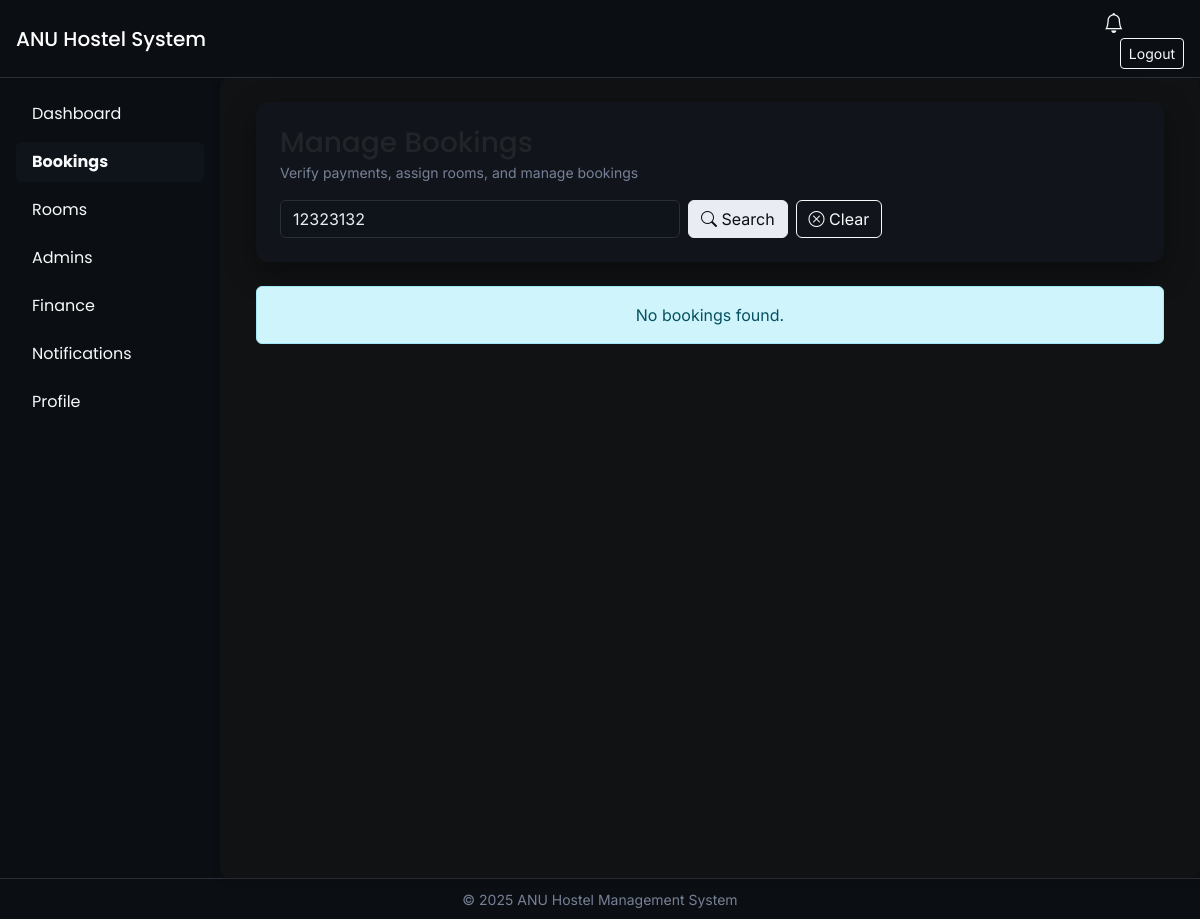
Page /manage-bookings/?search=12323132 (signed in) on the earlier database version.
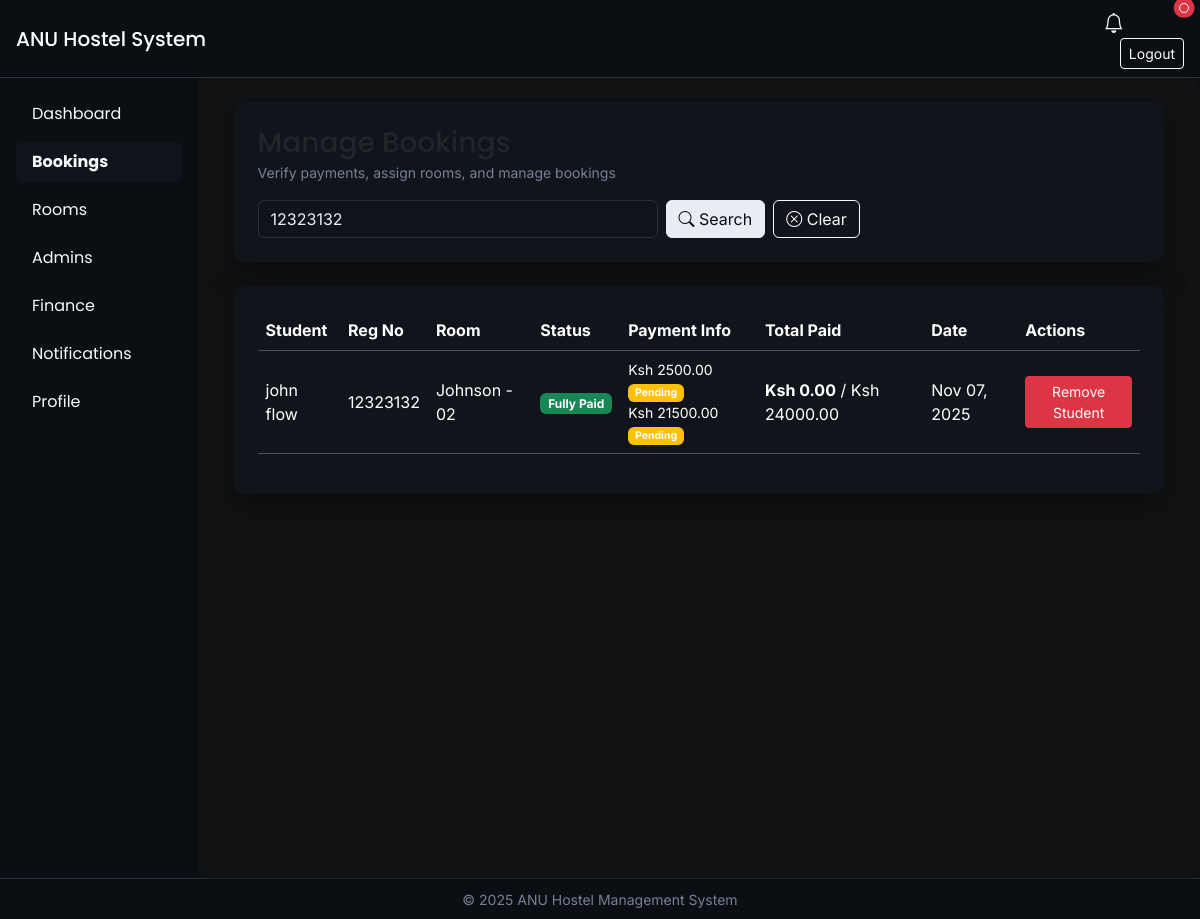
Same page on the later database version.
### core/models.py (models this page shows, shortened)
class Booking(models.Model):
    STATUS_CHOICES = [
        ('prebooked', 'Pre-booked'),
        ('paid', 'Fully Paid'),
        ('expired', 'Expired'),
    ]
    student = models.ForeignKey(Student, on_delete=models.CASCADE, related_name='bookings')
    room = models.ForeignKey(Room, on_delete=models.SET_NULL, null=True, blank=True)
    date_booked = models.DateTimeField(auto_now_add=True)
    status = models.CharField(max_length=20, choices=STATUS_CHOICES, default='prebooked')
    expiry_date = models.DateField(null=True, blank=True)
    def get_total_paid(self):
        return sum(p.amount for p in self.payments.filter(verified=True))
    def get_total_paid_all(self):
        return sum(p.amount for p in self.payments.all())
    def get_total_due(self):
        if self.room:
            return self.room.price
        return 0

class Student(models.Model):
    user = models.OneToOneField(User, on_delete=models.CASCADE)
    reg_no = models.CharField(max_length=50, unique=True)
    phone = models.CharField(max_length=15, blank=True, null=True)
    course = models.CharField(max_length=100, blank=True, null=True)
    year_of_study = models.CharField(max_length=20, blank=True, null=True)
    gender = models.CharField(max_length=10, blank=True, null=True)

class Room(models.Model):
    hostel = models.ForeignKey(Hostel, on_delete=models.CASCADE, related_name='rooms')
    room_number = models.CharField(max_length=10)
    capacity = models.PositiveIntegerField(default=2)
    is_vacant = models.BooleanField(default=True)
    price = models.DecimalField(max_digits=10, decimal_places=2, default=24000)
    description = models.TextField(blank=True, null=True)
    def get_occupied_count(self):
        from django.apps import apps
        Booking = apps.get_model('core', 'Booking')
        return Booking.objects.filter(room=self, status__in=['prebooked', 'paid']).count()

class Hostel(models.Model):
    GENDER_CHOICES = [
        ('Male', 'Male'),
        ('Female', 'Female'),
    ]
    ROOM_TYPE_CHOICES = [
        ('Type 1', 'Type 1'),
        ('Ensuite', 'Ensuite'),
        ('Regular', 'Regular'),
    ]
    name = models.CharField(max_length=100)
    gender = models.CharField(max_length=10, choices=GENDER_CHOICES, default='Male')
    type = models.CharField(max_length=20, choices=ROOM_TYPE_CHOICES, default='Regular')
    description = models.TextField(blank=True, null=True)

class Payment(models.Model):
    booking = models.ForeignKey(Booking, on_delete=models.CASCADE, related_name='payments')
    amount = models.DecimalField(max_digits=10, decimal_places=2)
    date_paid = models.DateTimeField(auto_now_add=True)
    payment_type = models.CharField(max_length=20, choices=[
        ('prepayment', 'Prepayment'),
        ('full', 'Full Payment'),
    ])
    verified = models.BooleanField(default=False)

### core/views.py (the view, shortened to what this page needs)
# urls.py: path('manage-bookings/', views.manage_bookings, name='manage_bookings'),
@login_required
def manage_bookings(request):
    if not request.user.is_staff:
        return redirect('student_dashboard')
    bookings = Booking.objects.select_related('student', 'room', 'room__hostel').prefetch_related('payments').order_by('-date_booked')
    all_rooms = Room.objects.select_related('hostel').order_by('hostel__name', 'room_number')
    search_query = request.GET.get('search', '')
    if search_query:
        bookings = bookings.filter(
            Q(student__user__first_name__icontains=search_query) |
            Q(student__user__last_name__icontains=search_query) |
            Q(student__reg_no__icontains=search_query) |
            Q(student__user__username__icontains=search_query)
        )
    context = {
        'bookings': bookings,
        'all_rooms': all_rooms,
        'search_query': search_query,
    }
    return render(request, 'manage_bookings.html', context)

### core/context_processors.py (called while the page is built, shortened)
def notification_context(request):
    if request.user.is_authenticated:
        return {
            'user_notifications': [],
            'unread_notifications_count': 0,
            'can_view_roommates': False,
        }
    return {
        'user_notifications': [],
        'unread_notifications_count': 0,
        'can_view_roommates': False,
    }

### core/templates/manage_bookings.html (shortened to what the changed rows need)
{% extends 'base.html' %}
{% block content %}
<div class="container-fluid">
    <div class="card p-4 mb-4">
        <div class="d-flex justify-content-between align-items-center">
        </div>
        <div class="mt-3">
        </div>
    </div>
    {% if bookings %}
        <div class="card p-4">
            <div class="table-responsive">
                <table class="table table-dark table-hover align-middle">
                    <thead>
                        <tr>
                            <th>Student</th>
                            <th>Reg No</th>
                            <th>Room</th>
                            <th>Status</th>
                            <th>Payment Info</th>
                            <th>Total Paid</th>
                            <th>Date</th>
                            <th>Actions</th>
                        </tr>
                    </thead>
                    <tbody>
                        {% for booking in bookings %}
                            <tr>
                                <td>{{ booking.student.user.get_full_name }}</td>
                                <td>{{ booking.student.reg_no }}</td>
                                <td>
                                    {% if booking.room %}
                                        {{ booking.room.hostel.name }} - {{ booking.room.room_number }}
                                    {% else %}
                                        <span class="text-muted">No room assigned</span>
                                    {% endif %}
                                </td>
                                <td>
                                    {% if booking.status == 'paid' %}
                                        <span class="badge bg-success">Fully Paid</span>
                                    {% elif booking.status == 'prebooked' %}
                                        <span class="badge bg-warning text-dark">Pre-booked</span>
                                    {% else %}
                                        <span class="badge bg-secondary">Expired</span>
                                    {% endif %}
                                </td>
                                <td>
                                    {% if booking.payments.exists %}
                                        <small>
                                            {% for payment in booking.payments.all %}
                                                <div>Ksh {{ payment.amount|floatformat:2 }}
                                                    {% if payment.verified %}
                                                        <span class="badge bg-success">✓</span>
                                                    {% else %}
                                                        <span class="badge bg-warning">Pending</span>
                                                    {% endif %}
                                                </div>
                                            {% endfor %}
                                        </small>
                                    {% else %}
                                        <span class="text-muted">No payments</span>
                                    {% endif %}
                                </td>
                                <td>
                                    <strong>Ksh {{ booking.get_total_paid|floatformat:2 }}</strong> /
                                    Ksh {{ booking.get_total_due|floatformat:2|default:"0.00" }}
                                </td>
                                <td>{{ booking.date_booked|date:"M d, Y" }}</td>
                                <td>
                                    <div class="btn-group-vertical btn-group-sm" role="group">
                                        {% if booking.status == "prebooked" %}
                                            {% if booking.payments.exists %}
                                                {% for payment in booking.payments.all %}
                                                    {% if not payment.verified %}
                                                        <form method="POST" class="mb-1">
                                                            {% csrf_token %}
                                                            <input type="hidden" name="booking_id" value="{{ booking.id }}">
                                                            <input type="hidden" name="payment_id" value="{{ payment.id }}">
                                                            <input type="hidden" name="action" value="verify">
                                                            <button type="submit" class="btn btn-success btn-sm">Verify Payment (Ksh {{ payment.amount|floatformat:2 }})</button>
                                                        </form>
                                                    {% endif %}
                                                {% endfor %}
                                            {% endif %}
                                            <button type="button" class="btn btn-info btn-sm mb-1" data-bs-toggle="modal" data-bs-target="#assignRoomModal{{ booking.id }}">
                                                Assign/Change Room
                                            </button>
                                            <button type="button" class="btn btn-danger btn-sm mb-1" data-bs-toggle="modal" data-bs-target="#removeStudentModal{{ booking.id }}">
                                                Remove Student
                                            </button>
                                            <form method="POST" onsubmit="return confirm('Are you sure you want to release this room?');">
                                                {% csrf_token %}
                                                <input type="hidden" name="booking_id" value="{{ booking.id }}">
                                                <input type="hidden" name="action" value="release">
                                                <button type="submit" class="btn btn-warning btn-sm">Release Room</button>
                                            </form>
                                        {% elif booking.status == "paid" %}
                                            <button type="button" class="btn btn-danger btn-sm" data-bs-toggle="modal" data-bs-target="#removeStudentModal{{ booking.id }}">
                                                Remove Student
                                            </button>
                                        {% endif %}
                                    </div>
                                </td>
                            </tr>
                        {% endfor %}
                    </tbody>
                </table>
            </div>
        </div>
    {% else %}
        <div class="alert alert-info text-center">No bookings found.</div>
    {% endif %}
</div>
{% endblock %}

Differences in the rows shown:
added Booking: student.user.get_full_name "john flow", student.reg_no "12323132", room.hostel.name "Johnson", room.room_number "02", status "Fully Paid", get_total_paid "0.00", get_total_due "24000.00", date_booked "Nov 07, 2025"
added Payment: amount "2500.00", verified "Pending"
added Payment: amount "21500.00", verified "Pending"
Other differences:
text no longer shown: "No bookings found."
text now shown: "Student Reg No Room Status Payment Info Total Paid Date Actions"
